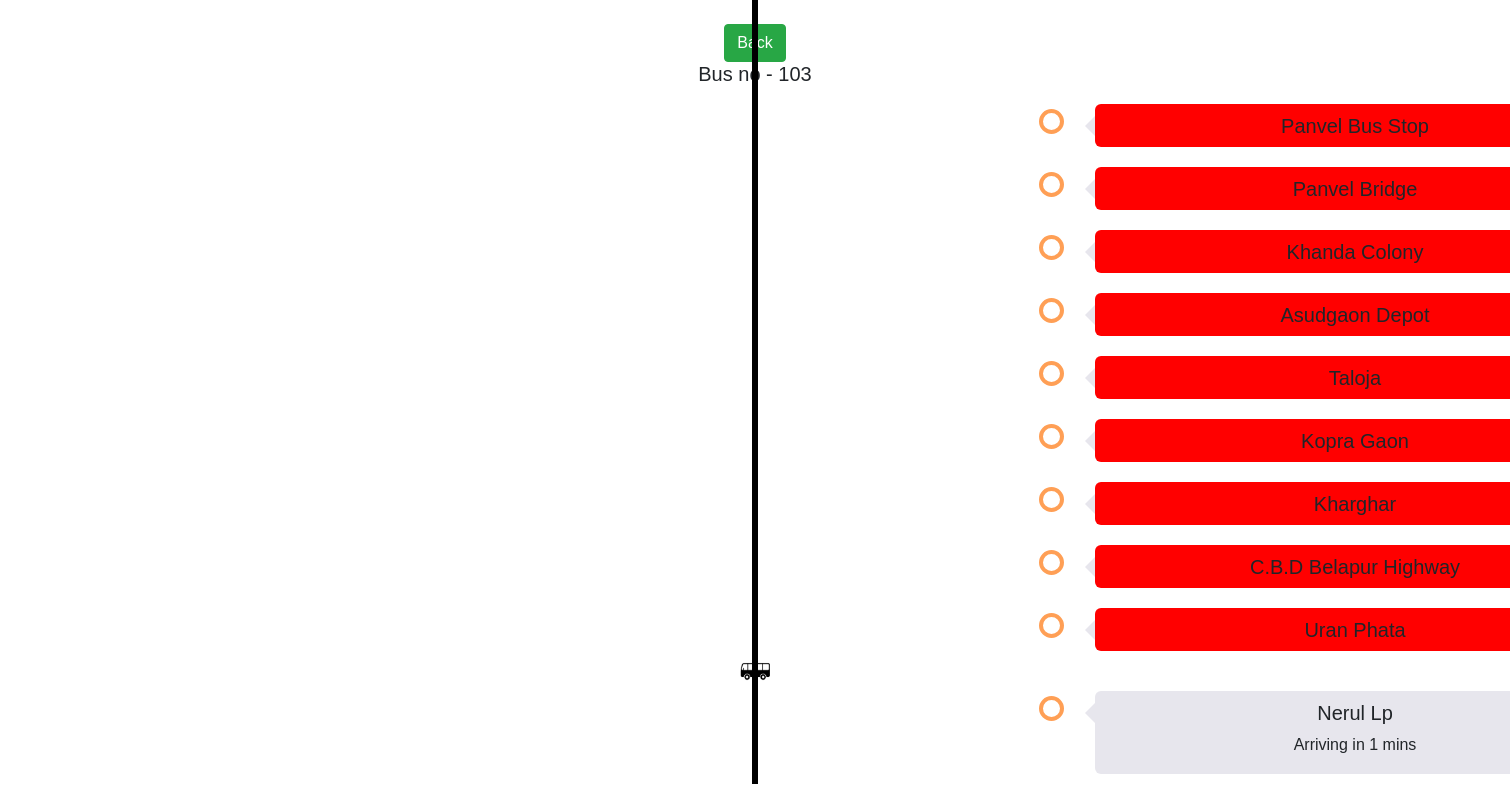
The page /viewroute.php?busno=103 on the database its author committed.
### tables this page shows
CREATE TABLE `route` (
  `BusNo` int(11) NOT NULL,
  `Position` int(11) NOT NULL,
  `StopName` varchar(30) NOT NULL,
  `ID` int(11) NOT NULL,
  `time` int(11) NOT NULL DEFAULT 0,
  `isvisited` tinyint(1) NOT NULL DEFAULT 0
);

### backend/getdata.php (called while the page is built, shortened)
<?php
    function getstops($busno){
        include 'conn.php';
        $data = array();
        $desc="";
        $sql = "SELECT * FROM route WHERE BusNo='$busno' order by Position ".$desc;
        $result = $conn->query($sql);
        if($result){
            while($row = $result -> fetch_assoc()){
            array_push($data,$row);
            }
        }
    return $data;
    }
?>

### viewroute.php (the view, shortened to what this page needs)
<?php include 'templates/header.php' ?>
<?php
include 'backend/getdata.php';
if(isset($_GET['desc'])){
    $desc = $_GET['desc'];
}
else{
    $desc = " ";
}
$stops = getstops($_GET['busno'],$desc);
$flag=0;
?>
<div class="timeline">
    <br>
    <a href="public.php"><button class="btn btn-success">Back</button></a>
    <h5>Bus no - <span id="busno"><?=$_GET['busno']?></span> </h5>
    <div id="ref">
        <?php foreach($stops as $stop){ ?>
            <?php if($stop['time']>=0 && $flag==0){ ?>
            <img src="assets/busicon.png" style="height:20px" alt="">
            <?php $flag++; } ?>
        <div class="container right">
            <div class="content <?php if($stop['time']<0){ echo 'red'; } ?>">
                <h5><?=$stop['StopName']?></h5>
                <?php if($stop['time']>=0){ ?>
                <p>Arriving in <?=$stop['time']?> mins</p>
                <?php } ?>
            </div>
        </div>
        <?php } ?>
    </div>
</div>
<?php include 'templates/footer.php' ?>

### templates/header.php (shortened to what this page needs)
<html lang="en">
<head>
    <link rel="stylesheet" href="assets/bootstrap.min.css">
    <link href="css/signin.css" rel="stylesheet">
    <link rel="stylesheet" href="css/style.css">
    <link rel="stylesheet" href="css/timeline.css">
</head>
<body class="text-center">

### templates/footer.php (shortened to what this page needs)
</body>
</html>

### css/signin.css (style rules this page uses)
html, body { height: 100%; }
body { -ms-flex-align: center; align-items: center; padding-bottom: 40px; background-color: #ffffff; }

### css/timeline.css (style rules this page uses)
html * { box-sizing: border-box; }
body { background-color: #ffffff; font-family: Helvetica, sans-serif; }
.red { background-color:red !important; }
.timeline { position: relative; max-width: 1200px; margin: 0 auto; }
.timeline::after { content: ''; position: absolute; width: 6px; background-color: black; top: 0; bottom: 0; left: 50%; margin-left: -3px; }
.container { padding: 10px 40px; position: relative; background-color: inherit; width: 50%; }
.container::after { content: ''; position: absolute; width: 25px; height: 25px; right: -17px; background-color: white; border: 4px solid #FF9F55; top: 15px; border-radius: 50%; z-index: 1; }
.right { left: 50%; }
.right::before { content: " "; height: 0; position: absolute; top: 22px; width: 0; z-index: 1; left: 30px; border: medium solid #e7e6ed; border-width: 10px 10px 10px 0; border-color: transparent #e7e6ed transparent transparent; }
.right::after { left: -16px; }
.content { padding-top: 10px; padding-bottom: 1px; background-color: #e7e6ed; position: relative; border-radius: 6px; }

### rows shown on the page
route: StopName "Panvel Bus Stop"
route: StopName "Panvel Bridge"
route: StopName "Khanda Colony"
route: StopName "Asudgaon Depot"
route: StopName "Taloja"
route: StopName "Kopra Gaon"
route: StopName "Kharghar"
route: StopName "C.B.D Belapur Highway"
route: StopName "Uran Phata"
route: StopName "Nerul Lp", time "1"

### other values the page prints
$_GET['busno'] "103"
